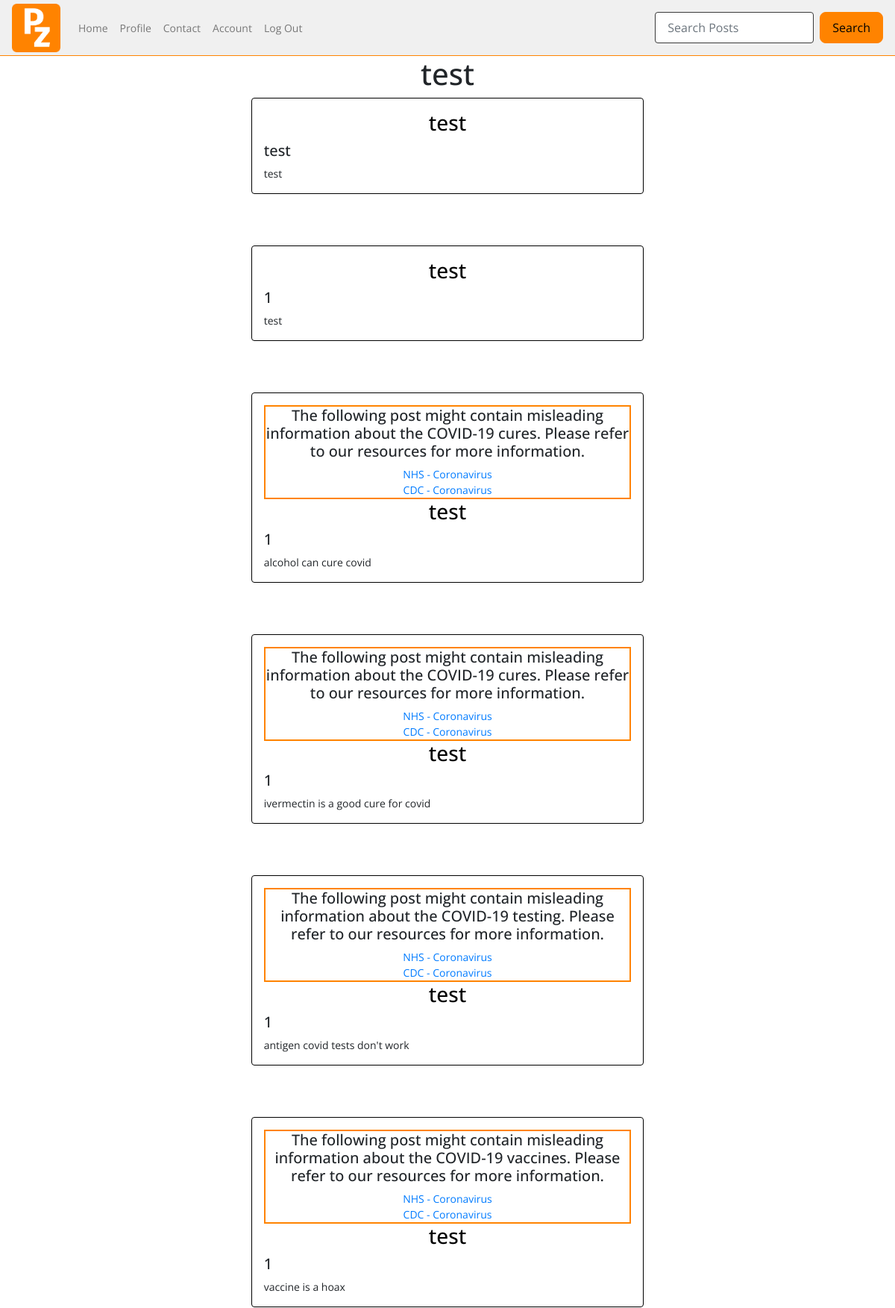
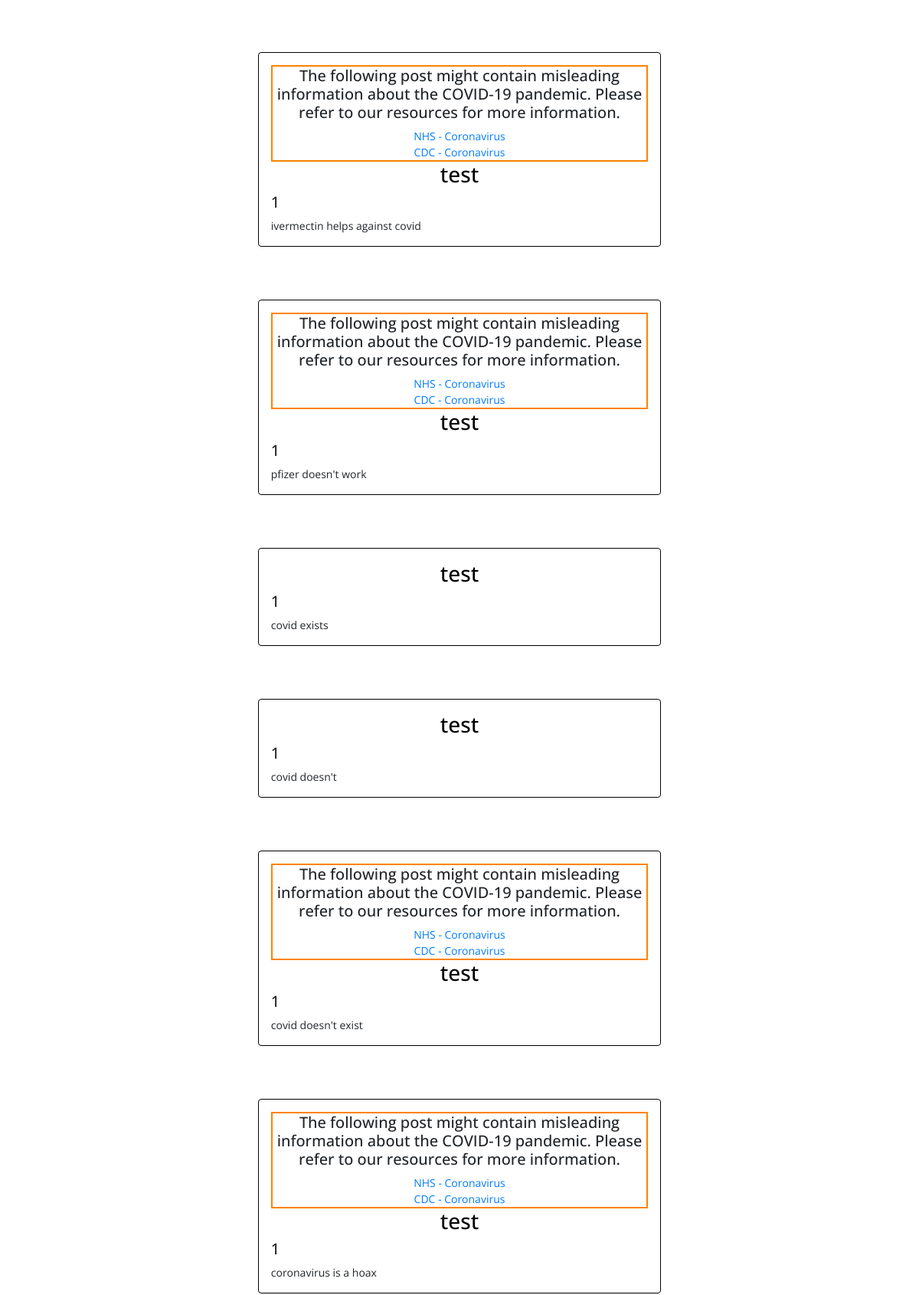
The app's page /user/test (upper part) with its own data (2 pictures, top to bottom).
### tables this page shows
CREATE TABLE users (
    ID INTEGER PRIMARY KEY AUTOINCREMENT,
    username TEXT NOT NULL,
    password TEXT NOT NULL,
    email TEXT NOT NULL UNIQUE
, user_type VARCHAR, whitelisted text, blacklisted text);

CREATE TABLE posts (
    ID INTEGER PRIMARY KEY AUTOINCREMENT,
    title TEXT NOT NULL,
    content TEXT NOT NULL,
    by_user TEXT NOT NULL,
    created_at timestamp default current_timestamp
, userID integer, flag_covid text, blacklisted text, flag_vaccine text, flag_tests text, flag_cures text, reported int, report_message text);

### app.py (the view)
@app.route('/user/<username>')
def user_profile(username):
    conn = sqlite3.connect(DATABASE)
    cursor = conn.cursor()
    cursor.execute('SELECT * FROM users WHERE username = ?', (username,))
    user_row = cursor.fetchone()
    conn.close()
    user = {
        'id': user_row[0],
        'username': user_row[1],
        'email': user_row[3]
    } if user_row else None
    user_posts=query_db('SELECT * FROM posts WHERE by_user = ? ORDER BY created_at DESC', (username,))
    return render_template('user_profile.html', user=user, user_posts=user_posts)

### app.py (called while the page is built)
def query_db(query, args=(), one=False):
    con = g._database = sqlite3.connect(DATABASE)
    con.row_factory = sqlite3.Row
    cur = con.execute(query, args)
    rv = cur.fetchall()
    cur.close()
    return (rv[0] if rv else None) if one else rv

### templates/user_profile.html (shortened to what this page needs)
{% include "layout.html" %}
{% include "nav.html" %}
<center><h1>{{ user.username }}</h1></center>
<div class="container-fluid">
    {% for user_post in user_posts %}
    <div class="mx-auto posts p-3 mb-5 rounded post_display">
      {% if user_post.flag_covid == "yes" %}
      <div class="flagged_post">
        <h5>The following post might contain misleading information about the COVID-19 pandemic. Please refer to our resources for more information.</h5>
        <a href="https://www.nhs.uk/conditions/coronavirus-covid-19/">NHS - Coronavirus </a><br>
        <a href="https://www.cdc.gov/coronavirus/2019-ncov/index.html">CDC - Coronavirus</a>
      </div>
      {% endif %}
      {% if user_post.flag_vaccine == "yes" %}
      <div class="flagged_post">
        <h5>The following post might contain misleading information about the COVID-19 vaccines. Please refer to our resources for more information.</h5>
        <a href="https://www.nhs.uk/conditions/coronavirus-covid-19/">NHS - Coronavirus </a><br>
        <a href="https://www.cdc.gov/coronavirus/2019-ncov/index.html">CDC - Coronavirus</a>
      </div>
      {% endif %}
      {% if user_post.flag_cures == "yes" %}
      <div class="flagged_post">
        <h5>The following post might contain misleading information about the COVID-19 cures. Please refer to our resources for more information.</h5>
        <a href="https://www.nhs.uk/conditions/coronavirus-covid-19/">NHS - Coronavirus </a><br>
        <a href="https://www.cdc.gov/coronavirus/2019-ncov/index.html">CDC - Coronavirus</a>
      </div>
      {% endif %}
      {% if user_post.flag_tests == "yes" %}
      <div class="flagged_post">
        <h5>The following post might contain misleading information about the COVID-19 testing. Please refer to our resources for more information.</h5>
        <a href="https://www.nhs.uk/conditions/coronavirus-covid-19/">NHS - Coronavirus </a><br>
        <a href="https://www.cdc.gov/coronavirus/2019-ncov/index.html">CDC - Coronavirus</a>
      </div>
      {% endif %}
    <h4 class="post_username">{{ user_post.by_user }}</h4>
    <h5>{{ user_post.title }}</h5>
    {{ user_post.content }}<br/>
    </div>
    <br/>
    {% endfor %}
</div>

### static/css/style.css (style rules this page uses)
.posts { width: 45%; }
.flagged_post { text-align: center; border: 2px solid #ff8300; height: auto; width: auto; }
.post_username { text-align: center; color: black; font-size: 28px; }
.post_display { border: 1px solid black; }

### records on screen
users: username "test"
posts: by_user "test", title "test", content "test"
posts: by_user "test", title "1", content "test"
posts: flag_cures "NHS - Coronavirus", by_user "test", title "1", content "alcohol can cure covid"
posts: flag_cures "NHS - Coronavirus", by_user "test", title "1", content "ivermectin is a good cure for covid"
posts: flag_tests "NHS - Coronavirus", by_user "test", title "1", content "antigen covid tests don't work"
posts: flag_vaccine "NHS - Coronavirus", by_user "test", title "1", content "vaccine is a hoax"
posts: flag_covid "NHS - Coronavirus", by_user "test", title "1", content "ivermectin helps against covid"
posts: flag_covid "NHS - Coronavirus", by_user "test", title "1", content "pfizer doesn't work"
posts: by_user "test", title "1", content "covid exists"
posts: by_user "test", title "1", content "covid doesn't"
posts: flag_covid "NHS - Coronavirus", by_user "test", title "1", content "covid doesn't exist"
posts: flag_covid "NHS - Coronavirus", by_user "test", title "1", content "coronavirus is a hoax"
